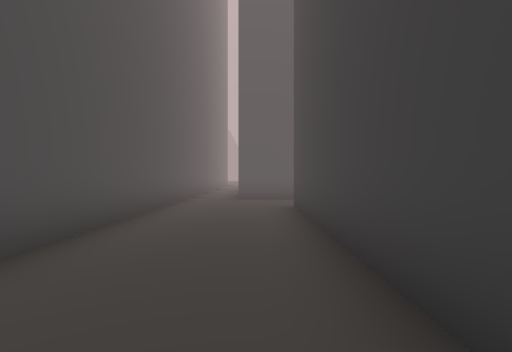
[1] (above)

22 first-person views from a walk through a 3-D level made in the Unity game engine. The camera is 1.4 m above the floor, looks level and sees 80° across. The floor is counted in squares, 2 m on a side. Each view is taken from the middle of a square. On the plan, view 1 faces up. The plan holds only what a view shows up to about 10 squares ahead; the rest is blank. The place goes on beyond the plan. The player character is not drawn.

[2]
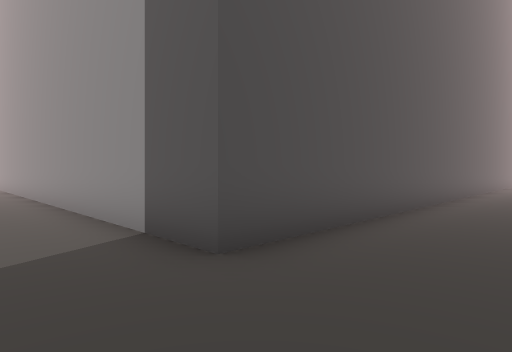

[3]
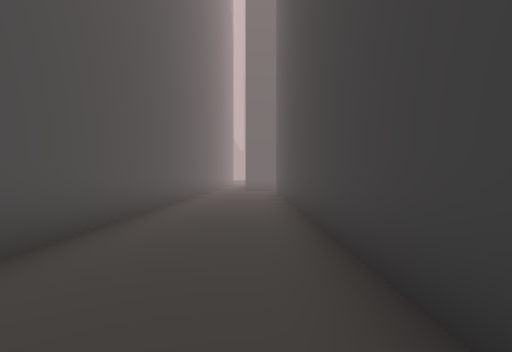

[4]
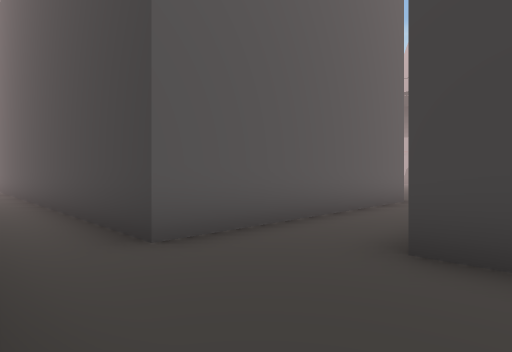

[5]
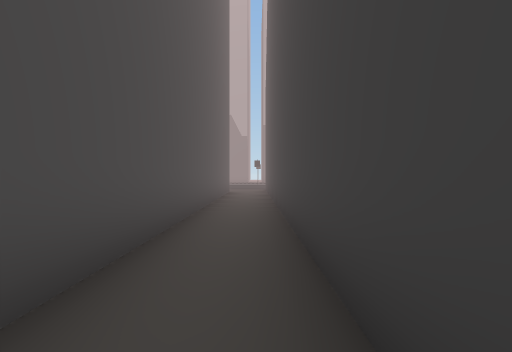

[6]
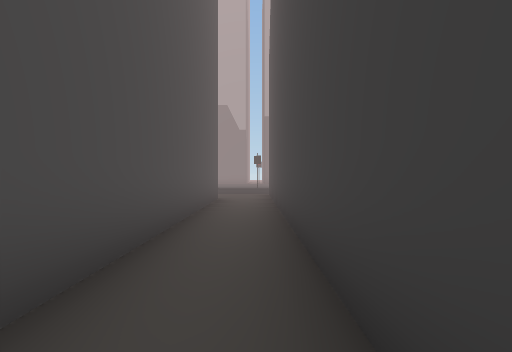

[7]
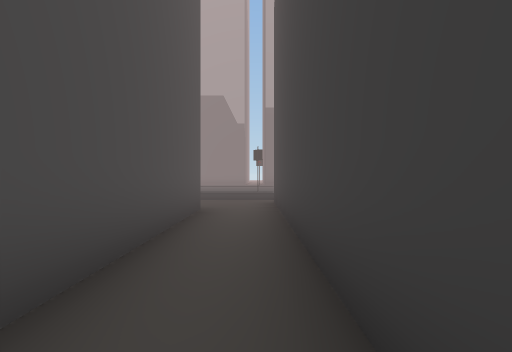

[8]
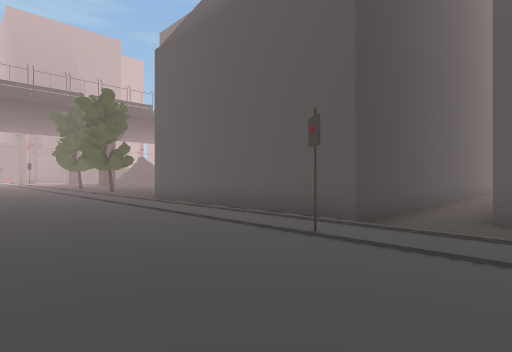

[9]
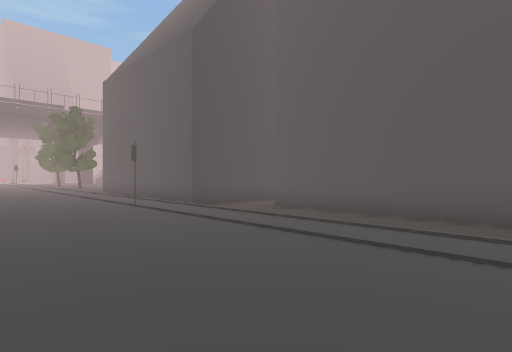

[10]
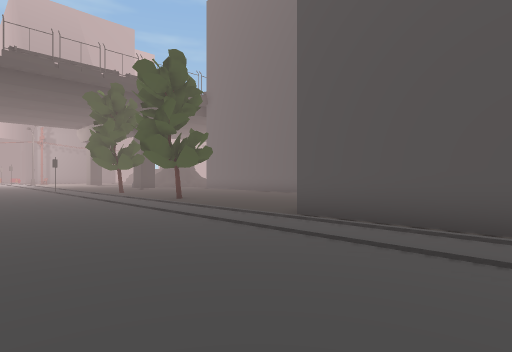

[11]
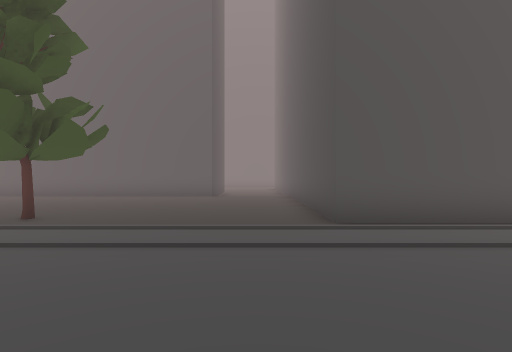

[12]
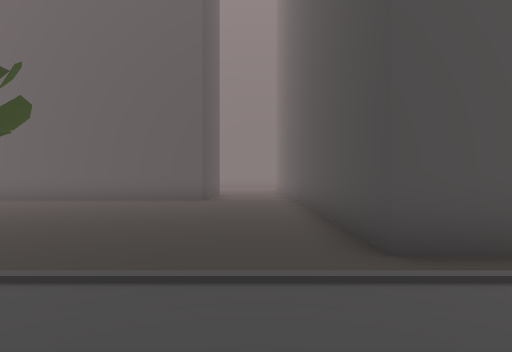

[13]
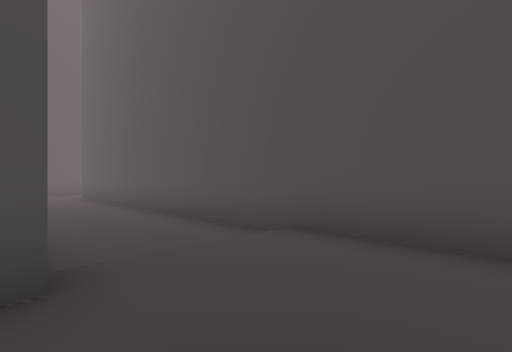

[14]
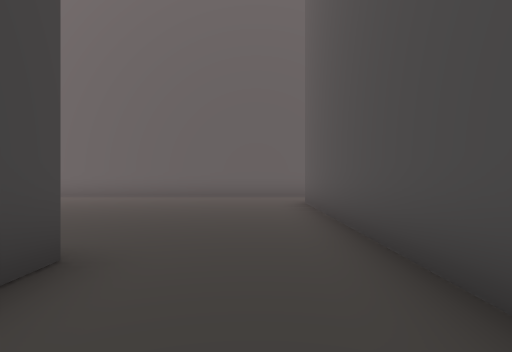

[15]
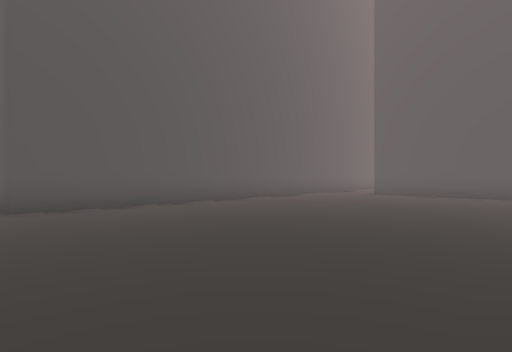

[16]
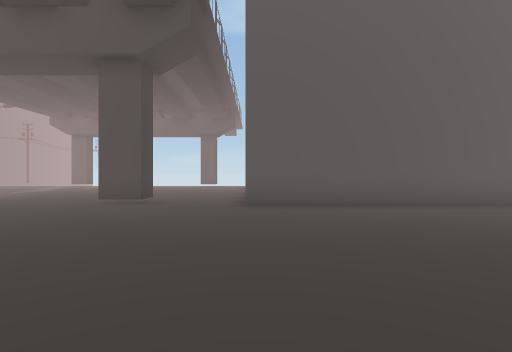

[17]
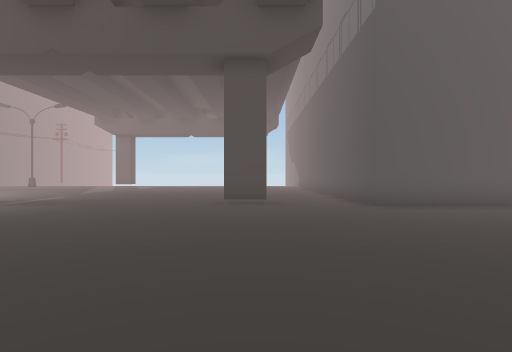

[18]
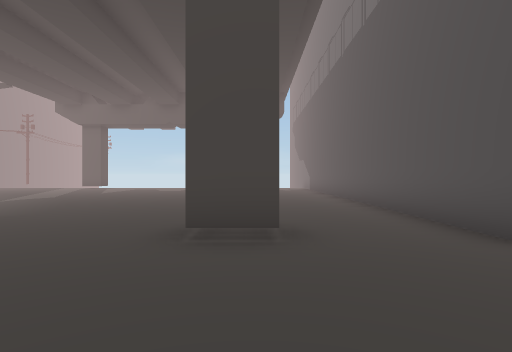

[19]
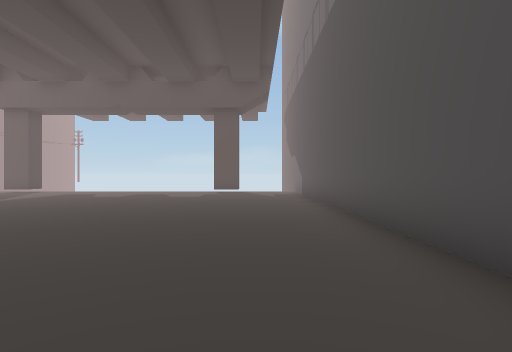

[20]
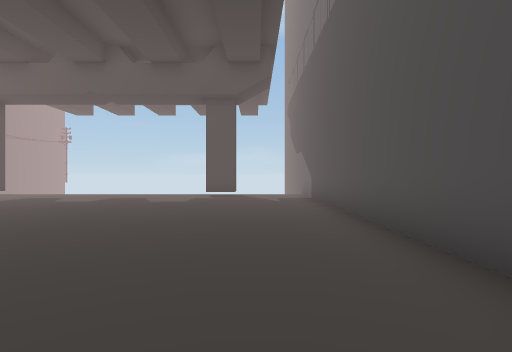

[21]
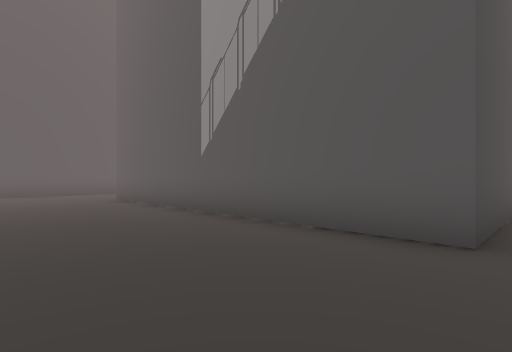

[22]
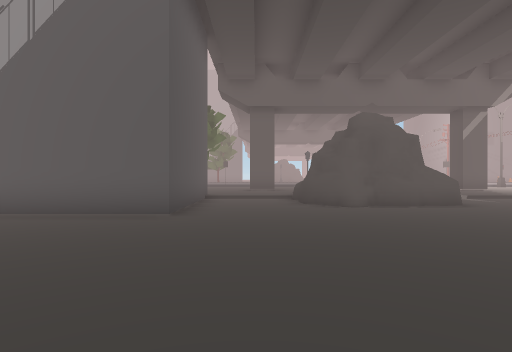

### Floor plan
Key: @ floor where view 1 was taken; # wall or solid block; . main floor; : floor 0.25 m higher than the main floor; + floor 0.5 m higher than the main floor; / step, stairs or slope; ^ raised ledge; S sign; T tree.
Columns run from 9 left of view 1 to 26 right of it. Each row starts with its distance up from view 1.
 30  :::::::::::::::::
 29  ::::::::::::::::::::::::
 28  ::::::::::::::::::::::::
 27  +++++++S+++++++++++++++
 26  //////////////////////
 25   .......#######:::::T
 24   .......#     #:::::::
 23   #####..#     #::::::::
 22       #..#     #:::::::::
 21       #..#     #::::::::::
 20       #..#     #::::::::::
 19       #..#     #:::#########:::
 18       #..#     #...#       #../#
 17       #..#     #...        #../####.
 16       #..#     #...        #.../^^..
 15       #..#     #...#########.......
 14       #..#     #..................
 13       #..#     #..................
 12       #..#     #.................
 11       #..#     #.................
 10       #..#     #..................
  9       #..#######..................
  8       #........ ...................
  7       #...#         #######.........
  6       #...#               #..#......
  5       #...#               #.........
  4       #...#               #.........
  3       #...#               #.........
  2       #...#               #.........
  1       #...#               #.........
  0       #..@#               #.........
 -1       #...#               #........
 -2       #...#               #.........
 -3       #...#               #.........
 -4 #######...#               #.........
 -5 ..........#               #.........
 -6     ......                #.........

Positions as (right, up) in squares from view 1, and headings:
1: (0, 0), facing up
2: (0, -6), facing up-left
3: (0, -6), facing up
4: (-2, 6), facing up-right
5: (-1, 10), facing up
6: (-1, 14), facing up
7: (-1, 17), facing up
8: (-3, 30), facing down-right
9: (-8, 30), facing down-right
10: (3, 30), facing down-right
11: (8, 30), facing down
12: (8, 28), facing down
13: (10, 21), facing down-left
14: (8, 17), facing down
15: (18, 14), facing down-left
16: (17, 14), facing down
17: (20, 14), facing down
18: (20, 10), facing down
19: (19, 6), facing down
20: (19, 4), facing down
21: (19, 11), facing up-left
22: (20, 9), facing up
